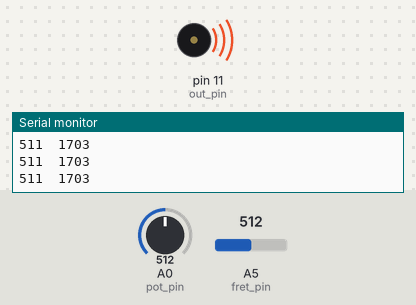
Simulated run of this sketch. Board: Arduino Uno, built with avr-gcc and run on an emulated ATmega328P. Parts: buzzer (waves = sounding), the last lines printed to the serial monitor. Inputs (shaded band) come from the test bench; at power-on: A5 (fret_pin) = 512, A0 (pot_pin) = 512.

Above: at 1.2 s.
1.3 s: A5 (fret_pin) set to 0
At 2.4 s:
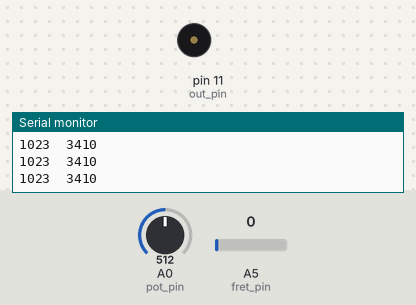
3.0 s: A5 (fret_pin) set to 36
4.5 s: A5 (fret_pin) set to 44
At 4.9 s:
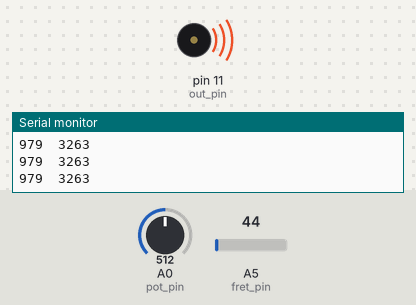
7.5 s: A5 (fret_pin) set to 1023
At 8.5 s:
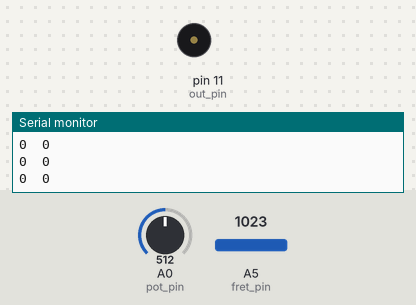
Timing chart, 0 to 10.1 s (numbered marks = the images above; inputs shaded):
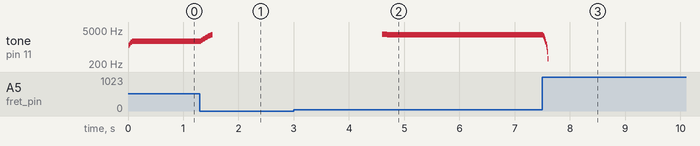

The sketch:

bone_tone_2.ino
```cpp
int out_pin = 11; // Digital pin for pwm audio out
int fret_pin = 5; // Alalog pin for
int pot_pin = 0; // Analog pin for potentiometer

int pot_val = 0; // Analog in from potentiometer
int fret_val = 0; // Analog in from fret ribbon

int dur = 0; // Duration to hold note
int freq = 0; // Frequency of note

// frane counter
int count = 0;
const int smoother_size = 10;
int smoother[smoother_size];
int smooth_total = 0;

void setup() {
  pinMode(fret_pin, INPUT);
  pinMode(pot_pin, INPUT);
  pinMode(out_pin, OUTPUT);
  Serial.begin(4800);
}

void loop() {
  fret_val = analogRead(fret_pin);
  pot_val = analogRead(pot_pin);

  fret_val = 1023-fret_val;
  int rough_freq = map(fret_val, 0, 300, 0, 1000);
  fret_avg(rough_freq);


  Serial.print(fret_val);
  Serial.print('\t');
  Serial.print(rough_freq);
  Serial.println();

  dur = 0;

  if (freq > 100) {
    tone(out_pin, freq, dur);
  } else {
    noTone(out_pin);
  }
  delay(dur);
  count += 1;
}

int fret_avg(int rough) {
  int read_index = count % smoother_size;
  smooth_total -= smoother[read_index];
  smoother[read_index] = rough;
  smooth_total += smoother[read_index];
  freq = smooth_total / smoother_size;
}

long logmap(long in, long in_upper, long lower, long upper) {
  // Bounds an analog input (0-in_upper) logarythmically
  long reverse = log(in+lower) / log(in_upper)*upper;
  long out = (upper - reverse);

  if (out < lower) return lower;
  else if (out > upper) return upper;
  else return out;
}
```

Measured:
- the behaviour switches between 39 and 40 on A5 (fret_pin) (found by bisection; images 1 and 2)
- after the input at 1.3 s, tone on pin 11 (out_pin): plays 1873 Hz for 0.02 s, 2044 Hz for 0.02 s, 2215 Hz for 0.02 s, 2385 Hz for 0.02 s, 2556 Hz for 0.02 s, 2727 Hz for 0.02 s … (9 notes in this stretch), starting at once
- after the input at 4.5 s, tone on pin 11 (out_pin): plays 3276 Hz for 0.02 s, 3273 Hz for 0.02 s, 3271 Hz for 0.02 s, 3268 Hz for 0.02 s, 3265 Hz for 0.02 s, 3263 Hz for 2.8 s, starting after 0.11 s
- after the input at 7.5 s, tone on pin 11 (out_pin): plays 2936 Hz for 0.01 s, 2610 Hz for 0.01 s, 2284 Hz for 0.01 s, 1957 Hz for 0.01 s, 1631 Hz for 0.01 s, 1305 Hz for 0.01 s … (9 notes in this stretch), starting at once
